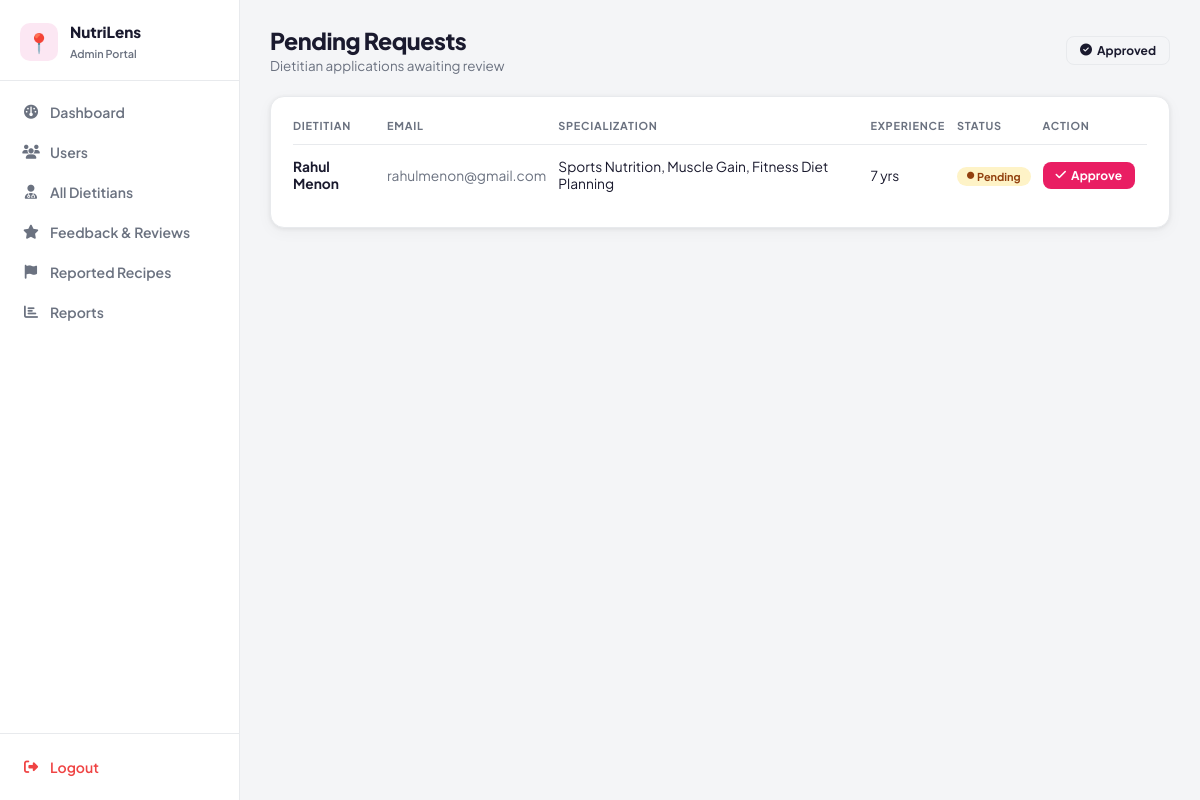
Page /admin/pending-dietitians (signed in) on the committed database.
### tables this page shows
CREATE TABLE dietitians (
    dietitian_id INTEGER PRIMARY KEY AUTOINCREMENT,
    name TEXT NOT NULL,
    email TEXT UNIQUE NOT NULL,
    password TEXT NOT NULL,
    license_number TEXT,
    specialization TEXT,
    experience_years INTEGER DEFAULT 0,
    bio TEXT,
    status TEXT DEFAULT 'pending',
    created_at TIMESTAMP DEFAULT CURRENT_TIMESTAMP
, qualification TEXT DEFAULT '', photo TEXT DEFAULT '');

### app.py (the view)
@app.route("/admin/pending-dietitians")
def admin_pending_dietitians():
    if not session.get("admin_logged_in"):
        return redirect("/admin/login")
    conn = get_db_connection()
    dietitians = conn.execute("SELECT * FROM dietitians WHERE status='pending' ORDER BY created_at DESC").fetchall()
    conn.close()
    return render_template("admin/pending_dietitians.html", dietitians=dietitians)

### app.py (called while the page is built)
def get_db_connection():
    conn = sqlite3.connect(DATABASE)
    conn.row_factory = sqlite3.Row
    return conn

### templates/admin/pending_dietitians.html (shortened to what this page needs)
<!DOCTYPE html>
<html lang="en">
<head>
    <link rel="stylesheet" href="https://cdnjs.cloudflare.com/ajax/libs/font-awesome/6.4.0/css/all.min.css">
</head>
<body>
    <aside class="sidebar">
        <div class="sidebar-logo">
            <div class="logo-icon">&#128205;</div>
            <div class="logo-text"><b>NutriLens</b><span>Admin Portal</span></div>
        </div>
        <nav class="sidebar-nav">
            <a href="/admin/dashboard" class="nav-item "><i class="fas fa-gauge"></i> Dashboard</a>
            <a href="/admin/users" class="nav-item"><i class="fas fa-users"></i> Users</a>
            <a href="/admin/dietitians" class="nav-item"><i class="fas fa-user-md"></i> All Dietitians</a>
            <a href="/admin/feedback" class="nav-item"><i class="fas fa-star"></i> Feedback &amp; Reviews</a>
            <a href="/admin/reported_recipes" class="nav-item"><i class="fas fa-flag"></i> Reported Recipes</a>
            <a href="/admin/reports" class="nav-item"><i class="fas fa-chart-bar"></i> Reports</a>
        </nav>
        <div class="sidebar-footer">
            <a href="/admin/logout" class="nav-item logout"><i class="fas fa-right-from-bracket"></i> Logout</a>
        </div>
    </aside>
    <main class="main">
        <div class="topbar">
            <div>
                <h1>Pending Requests</h1>
                <p>Dietitian applications awaiting review</p>
            </div>
            <a href="/admin/approved-dietitians" class="btn btn-ghost"><i class="fas fa-circle-check"></i> Approved</a>
        </div>
        <div class="card">
            <table>
                <thead>
                    <tr>
                        <th>Dietitian</th>
                        <th>Email</th>
                        <th>Specialization</th>
                        <th>Experience</th>
                        <th>Status</th>
                        <th>Action</th>
                    </tr>
                </thead>
                <tbody>
                    {% if dietitians %}{% for d in dietitians %}
                    <tr>
                        <td><strong>{{ d.name }}</strong></td>
                        <td style="color:var(--muted)">{{ d.email }}</td>
                        <td>{{ d.specialization or '—' }}</td>
                        <td>{{ d.experience_years }} yrs</td>
                        <td><span class="badge badge-amber"><i class="fas fa-circle" style="font-size:.45rem"></i>
                                Pending</span></td>
                        <td>
                            <a href="/admin/approve_dietitian/{{ d.dietitian_id }}" class="btn btn-brand">
                                <i class="fas fa-check"></i> Approve
                            </a>
                        </td>
                    </tr>
                    {% endfor %}{% endif %}
                </tbody>
            </table>
        </div>
    </main>
</body>
</html>

### templates/admin/pending_dietitians.html (style rules this page uses)
:root { --brand: #e91e63; --brand-dark: #be185d; --brand-soft: #fce7f3; --bg: #f4f5f7; --surface: #fff; --text: #1a1a2e; --muted: #6b7280; --border: #e8eaed; --shadow: 0 1px 4px rgba(0, 0, 0, .07), 0 4px 16px rgba(0, 0, 0, .04); --radius: 14px }
* { box-sizing: border-box; margin: 0; padding: 0 }
body { font-family: 'Plus Jakarta Sans', sans-serif; background: var(--bg); color: var(--text); display: flex; height: 100vh; overflow: hidden }
.sidebar { width: 240px; flex-shrink: 0; background: var(--surface); border-right: 1px solid var(--border); display: flex; flex-direction: column; height: 100vh; position: sticky; top: 0 }
.sidebar-logo { padding: 22px 20px 18px; display: flex; align-items: center; gap: 12px; border-bottom: 1px solid var(--border) }
.logo-icon { width: 38px; height: 38px; border-radius: 10px; background: var(--brand-soft); display: flex; align-items: center; justify-content: center; font-size: 1.2rem; flex-shrink: 0 }
.logo-text b { display: block; font-size: .95rem; font-weight: 800; color: var(--text) }
.logo-text span { font-size: .68rem; color: var(--muted); font-weight: 600 }
.sidebar-nav { flex: 1; padding: 12px 10px; display: flex; flex-direction: column; gap: 2px; overflow-y: auto }
.nav-item { display: flex; align-items: center; gap: 10px; padding: 10px 12px; border-radius: 10px; text-decoration: none; color: var(--muted); font-size: .875rem; font-weight: 600; transition: all .15s }
.nav-item i { width: 18px; text-align: center; font-size: .88rem }
.sidebar-footer { padding: 14px 10px; border-top: 1px solid var(--border) }
.nav-item.logout { color: #ef4444 }
.main { flex: 1; overflow-y: auto; padding: 26px 30px 60px }
.topbar { display: flex; align-items: center; justify-content: space-between; margin-bottom: 22px; flex-wrap: wrap; gap: 10px }
.topbar h1 { font-size: 1.45rem; font-weight: 800; letter-spacing: -.02em }
.topbar p { font-size: .84rem; color: var(--muted); margin-top: 2px }
.card { background: var(--surface); border-radius: var(--radius); padding: 22px; box-shadow: var(--shadow); border: 1px solid var(--border) }
table { width: 100%; border-collapse: collapse }
thead th { text-align: left; font-size: .68rem; font-weight: 700; text-transform: uppercase; letter-spacing: .07em; color: var(--muted); padding: 0 12px 12px 0; border-bottom: 1.5px solid var(--border) }
tbody td { padding: 13px 12px 13px 0; border-bottom: 1px solid var(--border); font-size: .86rem }
tbody tr:last-child td { border-bottom: none }
.badge { display: inline-flex; align-items: center; gap: 3px; padding: 3px 10px; border-radius: 999px; font-size: .68rem; font-weight: 700 }
.badge-amber { background: #fef3c7; color: #92400e }
.btn { display: inline-flex; align-items: center; gap: 5px; padding: 6px 13px; border-radius: 8px; font-size: .75rem; font-weight: 700; text-decoration: none; cursor: pointer; border: none; font-family: inherit; transition: all .15s }
.btn-brand { background: var(--brand); color: #fff }
.btn-ghost { background: var(--bg); color: var(--text); border: 1px solid var(--border) }

### rows in the picture
dietitians: name "Rahul Menon", email "rahulmenon@gmail.com", specialization "Sports Nutrition, Muscle Gain, Fitness Diet Planning", experience_years "7"
